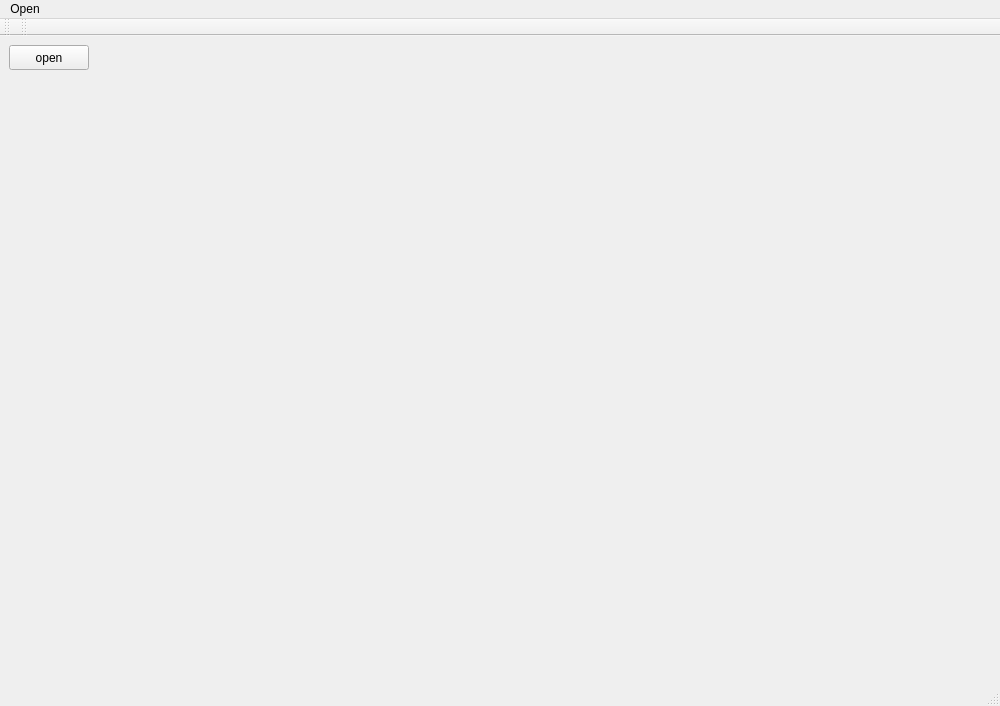
<?xml version="1.0" encoding="UTF-8"?>
<ui version="4.0">
 <class>MainWindow</class>
 <widget class="QMainWindow" name="MainWindow">
  <property name="geometry">
   <rect>
    <x>0</x>
    <y>0</y>
    <width>1000</width>
    <height>706</height>
   </rect>
  </property>
  <property name="sizePolicy">
   <sizepolicy hsizetype="Expanding" vsizetype="Expanding">
    <horstretch>0</horstretch>
    <verstretch>0</verstretch>
   </sizepolicy>
  </property>
  <property name="windowTitle">
   <string>MainWindow</string>
  </property>
  <widget class="QWidget" name="centralWidget">
   <widget class="QPushButton" name="button_open">
    <property name="geometry">
     <rect>
      <x>9</x>
      <y>9</y>
      <width>80</width>
      <height>25</height>
     </rect>
    </property>
    <property name="text">
     <string>open</string>
    </property>
   </widget>
   <widget class="QLabel" name="label">
    <property name="geometry">
     <rect>
      <x>9</x>
      <y>40</y>
      <width>982</width>
      <height>596</height>
     </rect>
    </property>
    <property name="sizePolicy">
     <sizepolicy hsizetype="Expanding" vsizetype="Expanding">
      <horstretch>0</horstretch>
      <verstretch>0</verstretch>
     </sizepolicy>
    </property>
    <property name="text">
     <string/>
    </property>
   </widget>
  </widget>
  <widget class="QMenuBar" name="menuBar">
   <property name="geometry">
    <rect>
     <x>0</x>
     <y>0</y>
     <width>1000</width>
     <height>22</height>
    </rect>
   </property>
   <widget class="QMenu" name="menuGraphicsHandler">
    <property name="title">
     <string>Open</string>
    </property>
   </widget>
   <addaction name="menuGraphicsHandler"/>
  </widget>
  <widget class="QToolBar" name="mainToolBar">
   <attribute name="toolBarArea">
    <enum>TopToolBarArea</enum>
   </attribute>
   <attribute name="toolBarBreak">
    <bool>false</bool>
   </attribute>
  </widget>
  <widget class="QStatusBar" name="statusBar"/>
  <widget class="QToolBar" name="toolBar">
   <property name="windowTitle">
    <string>toolBar</string>
   </property>
   <attribute name="toolBarArea">
    <enum>TopToolBarArea</enum>
   </attribute>
   <attribute name="toolBarBreak">
    <bool>false</bool>
   </attribute>
  </widget>
 </widget>
 <layoutdefault spacing="6" margin="11"/>
 <resources/>
 <connections/>
</ui>
